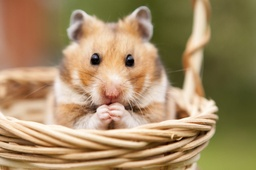
#> input picture img.jpg, 256 x 170 px, shrunk from 1024 x 682 before the run
$ python app.py
#> lines starting #> are read from the running program, lines starting #| are printed output that depends on the picture
### main.py
from PIL import Image
import numpy as np

# Con numpy

# [4 lines left out: function leer_imagen, not called in this run]

def guardar_matriz(matriz, nombre_archivo):
    np.save(nombre_archivo, matriz)

def cargar_matriz(nombre_archivo):
    matriz_cargada = np.load(nombre_archivo)
    return matriz_cargada

def crear_imagen(matriz):
    imagen_modificada = Image.fromarray(matriz, 'RGB')
    return imagen_modificada

# Sin numpy

def convertir_imagen_a_archivo(nombre_imagen, nombre_destino):
#> called with nombre_imagen = 'img.jpg', nombre_destino = 'array_img.txt'
    imagen = Image.open(nombre_imagen)
#> imagen is the input picture: PIL image 256x170 RGB; mean R, G, B 165.5, 139.7, 101.7
    imagen = imagen.convert('RGB')
    matriz_numpy = np.array(imagen)
    archivo = open(nombre_destino, 'w')
    for fila in matriz_numpy:
        for pixel in fila :
            for componente in pixel :
                archivo.write( ' ' + str(componente))
            archivo.write(',')
        archivo.write('\n')
    archivo.close()

def convertir_matriz_a_imagen(matriz, nombre_salida, show = False):
#> called with nombre_salida = 'img_modificada.png', show = True
    arr = np.array(matriz)
    im = Image.fromarray(arr.clip(0,255).astype('uint8'), 'RGB')
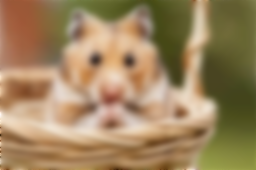
#> im: PIL image 256x170 RGB; mean R, G, B 158, 132.3, 94.4
    im.save(nombre_salida)
    if show:
        im.show()

def leer_archivo(nombre):
    archivo = open(nombre,'r')
    matriz = []
    for i in archivo :
        lista = []
        fila = []
        lista = i.strip(",\n").split(',')
        for pixel in lista :
            aux  = pixel.split()
            for e in range(3) :
                aux[e] = int(aux[e])
            fila.append(aux)
        matriz.append(fila)
    return matriz

def copiar_matriz(matriz):
    matriz_resultado = []
    filas = len(matriz)
    columnas = len(matriz[0])
    for i in range(filas):
        nueva_fila = []
        for  j in range(columnas):
            rojo = matriz[i][j][0]
            verde = matriz [i][j][1]
            azul = matriz[i][j][2]
            pixel = [rojo, verde, azul]
            nueva_fila.append(pixel)
        matriz_resultado.append(nueva_fila)
    return matriz_resultado

### app.py
from PIL import Image
import numpy as np

from main import (
    leer_imagen,
    guardar_matriz,
    cargar_matriz,
    crear_imagen,
    leer_archivo,
    convertir_imagen_a_archivo,
    copiar_matriz,
    convertir_matriz_a_imagen,
)

# CON numpy


# [61 lines left out: functions modificar_matriz, modificar_matriz_reverse, saturar_colores, saturar_colores, dibujar_linea_en_medio, not called in this run]

def aplicar_filtro_promedio(matriz):
    filas = len(matriz)
    columnas = len(matriz[0])
    matriz_difuminada = copiar_matriz(matriz)

    for i in range(1, filas - 1):  # Excluir los bordes de la imagen
        for j in range(1, columnas - 1):  # Excluir los bordes de la imagen
            promedio_r, promedio_g, promedio_b = 0, 0, 0

            for dy in range(-1, 2):  # Rango [-1, 0, 1]
                for dx in range(-1, 2):  # Rango [-1, 0, 1]
                    pixel = matriz_difuminada[i + dy][j + dx]
                    promedio_r += pixel[0]
                    promedio_g += pixel[1]
                    promedio_b += pixel[2]

            promedio_r //= 9  # Dividir por el número de vecinos
            promedio_g //= 9
            promedio_b //= 9

            matriz_difuminada[i][j] = [promedio_r, promedio_g, promedio_b]

    return matriz_difuminada

def difuminar_imagen(m):
    for _ in range(10):
        m = aplicar_filtro_promedio(m)
    return m

# [41 lines left out: functions convertir_escala_de_grises, convertir_negativo, promedios_colores, convertir_blanco_negro, not called in this run]


name_img = "img.jpg"
array_img = "array_img.txt"
salida_img = "img_modificada.png"

convertir_imagen_a_archivo(name_img, array_img)
matriz_img = leer_archivo(array_img)

new_matriz = difuminar_imagen(matriz_img)

convertir_matriz_a_imagen(new_matriz, salida_img, True)
